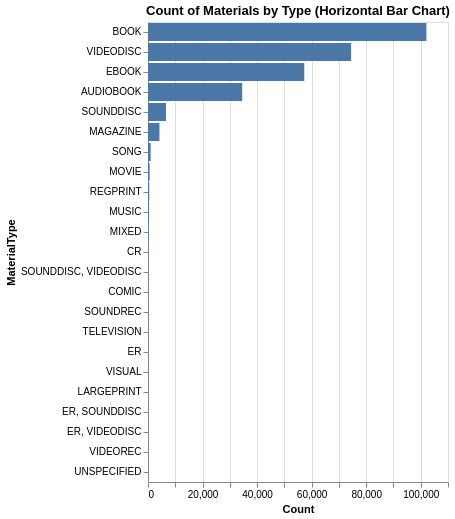

Notebook source saved alongside this figure:
### Code cell
import altair as alt

# Prepare data for MaterialType counts
material_type_counts = seattle_df['MaterialType'].value_counts().reset_index()
material_type_counts.columns = ['MaterialType', 'Count']

# Visualization 2: Count of MaterialType using a Horizontal Bar Chart
chart_material_type_bar = alt.Chart(material_type_counts).mark_bar().encode(
    alt.Y('MaterialType', sort='-x'), # Sort by count in descending order
    alt.X('Count'),
    tooltip=['MaterialType', 'Count']
).properties(
    title='Count of Materials by Type (Horizontal Bar Chart)'
).interactive()

display(chart_material_type_bar)

### Figure 1 — Vega specification as saved in the notebook (floating-point values rounded to 4 significant figures)
{"$schema": "https://vega.github.io/schema/vega/v5.json", "data": [{"name": "param_12_store"}, {"name": "source_0"}, {"name": "data_0", "values": [{"Count": 102076, "Count_end": 102100.0, "Count_start": 0.0, "MaterialType": "BOOK"}, {"Count": 74473, "Count_end": 74470.0, "Count_start": 0.0, "MaterialType": "VIDEODISC"}, {"Count": 57299, "Count_end": 57300.0, "Count_start": 0.0, "MaterialType": "EBOOK"}, {"Count": 34542, "Count_end": 34540.0, "Count_start": 0.0, "MaterialType": "AUDIOBOOK"}, {"Count": 6593, "Count_end": 6593.0, "Count_start": 0.0, "MaterialType": "SOUNDDISC"}, {"Count": 4197, "Count_end": 4197.0, "Count_start": 0.0, "MaterialType": "MAGAZINE"}, {"Count": 975, "Count_end": 975.0, "Count_start": 0.0, "MaterialType": "SONG"}, {"Count": 596, "Count_end": 596.0, "Count_start": 0.0, "MaterialType": "MOVIE"}, {"Count": 447, "Count_end": 447.0, "Count_start": 0.0, "MaterialType": "REGPRINT"}, {"Count": 382, "Count_end": 382.0, "Count_start": 0.0, "MaterialType": "MUSIC"}, {"Count": 195, "Count_end": 195.0, "Count_start": 0.0, "MaterialType": "MIXED"}, {"Count": 112, "Count_end": 112.0, "Count_start": 0.0, "MaterialType": "CR"}, {"Count": 89, "Count_end": 89.0, "Count_start": 0.0, "MaterialType": "SOUNDDISC, VIDEODISC"}, {"Count": 83, "Count_end": 83.0, "Count_start": 0.0, "MaterialType": "COMIC"}, {"Count": 82, "Count_end": 82.0, "Count_start": 0.0, "MaterialType": "SOUNDREC"}, {"Count": 39, "Count_end": 39.0, "Count_start": 0.0, "MaterialType": "TELEVISION"}, {"Count": 34, "Count_end": 34.0, "Count_start": 0.0, "MaterialType": "ER"}, {"Count": 31, "Count_end": 31.0, "Count_start": 0.0, "MaterialType": "VISUAL"}, {"Count": 19, "Count_end": 19.0, "Count_start": 0.0, "MaterialType": "LARGEPRINT"}, {"Count": 10, "Count_end": 10.0, "Count_start": 0.0, "MaterialType": "ER, SOUNDDISC"}, {"Count": 9, "Count_end": 9.0, "Count_start": 0.0, "MaterialType": "ER, VIDEODISC"}, {"Count": 2, "Count_end": 2.0, "Count_start": 0.0, "MaterialType": "VIDEOREC"}, {"Count": 2, "Count_end": 2.0, "Count_start": 0.0, "MaterialType": "UNSPECIFIED"}]}, {"name": "source_0_y_domain_MaterialType", "values": [{"MaterialType": "BOOK", "sort_field": 102076}, {"MaterialType": "VIDEODISC", "sort_field": 74473}, {"MaterialType": "EBOOK", "sort_field": 57299}, {"MaterialType": "AUDIOBOOK", "sort_field": 34542}, {"MaterialType": "SOUNDDISC", "sort_field": 6593}, {"MaterialType": "MAGAZINE", "sort_field": 4197}, {"MaterialType": "SONG", "sort_field": 975}, {"MaterialType": "MOVIE", "sort_field": 596}, {"MaterialType": "REGPRINT", "sort_field": 447}, {"MaterialType": "MUSIC", "sort_field": 382}, {"MaterialType": "MIXED", "sort_field": 195}, {"MaterialType": "CR", "sort_field": 112}, {"MaterialType": "SOUNDDISC, VIDEODISC", "sort_field": 89}, {"MaterialType": "COMIC", "sort_field": 83}, {"MaterialType": "SOUNDREC", "sort_field": 82}, {"MaterialType": "TELEVISION", "sort_field": 39}, {"MaterialType": "ER", "sort_field": 34}, {"MaterialType": "VISUAL", "sort_field": 31}, {"MaterialType": "LARGEPRINT", "sort_field": 19}, {"MaterialType": "ER, SOUNDDISC", "sort_field": 10}, {"MaterialType": "ER, VIDEODISC", "sort_field": 9}, {"MaterialType": "VIDEOREC", "sort_field": 2}, {"MaterialType": "UNSPECIFIED", "sort_field": 2}]}], "signals": [{"name": "y_step", "value": 20}, {"name": "height", "update": "bandspace(domain('y').length, 0.1, 0.05) * y_step"}, {"name": "unit", "value": {}, "on": [{"events": "pointermove", "update": "isTuple(group()) ? group() : unit"}]}, {"name": "param_12", "update": "vlSelectionResolve(\"param_12_store\", \"union\")"}, {"name": "param_12_Count", "on": [{"events": [{"source": "view", "type": "dblclick"}], "update": "null"}, {"events": {"signal": "param_12_translate_delta"}, "update": "panLinear(param_12_translate_anchor.extent_x, -param_12_translate_delta.x / width)"}, {"events": {"signal": "param_12_zoom_delta"}, "update": "zoomLinear(domain(\"x\"), param_12_zoom_anchor.x, param_12_zoom_delta)"}]}, {"name": "param_12_MaterialType", "on": [{"events": [{"source": "view", "type": "dblclick"}], "update": "null"}, {"events": {"signal": "param_12_translate_delta"}, "update": "panLinear(param_12_translate_anchor.extent_y, param_12_translate_delta.y / height)"}, {"events": {"signal": "param_12_zoom_delta"}, "update": "zoomLinear(domain(\"y\"), param_12_zoom_anchor.y, param_12_zoom_delta)"}]}, {"name": "param_12_tuple", "on": [{"events": [{"signal": "param_12_Count || param_12_MaterialType"}], "update": "param_12_Count && param_12_MaterialType ? {unit: \"\", fields: param_12_tuple_fields, values: [param_12_Count,param_12_MaterialType]} : null"}]}, {"name": "param_12_tuple_fields", "value": [{"field": "Count", "channel": "x", "type": "R"}, {"field": "MaterialType", "channel": "y", "type": "E"}]}, {"name": "param_12_translate_anchor", "value": {}, "on": [{"events": [{"source": "scope", "type": "pointerdown"}], "update": "{x: x(unit), y: y(unit), extent_x: domain(\"x\"), extent_y: domain(\"y\")}"}]}, {"name": "param_12_translate_delta", "value": {}, "on": [{"events": [{"source": "window", "between": [{"source": "scope", "type": "pointerdown"}, {"source": "window", "type": "pointerup"}], "type": "pointermove", "consume": true}], "update": "{x: param_12_translate_anchor.x - x(unit), y: param_12_translate_anchor.y - y(unit)}"}]}, {"name": "param_12_zoom_anchor", "on": [{"events": [{"source": "scope", "type": "wheel", "consume": true}], "update": "{x: invert(\"x\", x(unit)), y: invert(\"y\", y(unit))}"}]}, {"name": "param_12_zoom_delta", "on": [{"events": [{"source": "scope", "type": "wheel", "consume": true}], "update": "pow(1.001, event.deltaY * pow(16, event.deltaMode))", "force": true}]}, {"name": "param_12_modify", "on": [{"events": {"signal": "param_12_tuple"}, "update": "modify(\"param_12_store\", param_12_tuple, true)"}]}], "marks": [{"type": "rect", "name": "marks", "from": {"data": "data_0"}, "encode": {"update": {"x": {"field": "Count_end", "scale": "x"}, "x2": {"field": "Count_start", "scale": "x"}, "tooltip": {"signal": "{\"MaterialType\": isValid(datum[\"MaterialType\"]) ? datum[\"MaterialType\"] : \"\"+datum[\"MaterialType\"], \"Count\": format(datum[\"Count\"], \"\")}"}, "height": {"signal": "max(0.25, bandwidth('y'))"}, "y": {"field": "MaterialType", "scale": "y"}, "fill": {"value": "#4c78a8"}}}, "interactive": true, "style": ["bar"], "clip": true}], "scales": [{"name": "x", "type": "linear", "domain": {"data": "data_0", "fields": ["Count_start", "Count_end"]}, "range": [0, {"signal": "width"}], "zero": true, "nice": true, "domainRaw": {"signal": "param_12[\"Count\"]"}}, {"name": "y", "type": "band", "domain": {"data": "source_0_y_domain_MaterialType", "field": "MaterialType", "sort": {"op": "max", "field": "sort_field", "order": "descending"}}, "range": {"step": {"signal": "y_step"}}, "paddingOuter": 0.05, "paddingInner": 0.1}], "axes": [{"scale": "x", "tickCount": {"signal": "ceil(width/40)"}, "ticks": false, "aria": false, "grid": true, "minExtent": 0, "orient": "bottom", "maxExtent": 0, "zindex": 0, "gridScale": "y", "domain": false, "labels": false}, {"scale": "x", "zindex": 0, "labelFlush": true, "labelOverlap": true, "title": "Count", "orient": "bottom", "tickCount": {"signal": "ceil(width/40)"}, "grid": false}, {"scale": "y", "orient": "left", "title": "MaterialType", "grid": false, "zindex": 0}], "title": {"text": "Count of Materials by Type (Horizontal Bar Chart)", "frame": "group"}, "background": "white", "style": "cell", "padding": 5, "width": 300}
